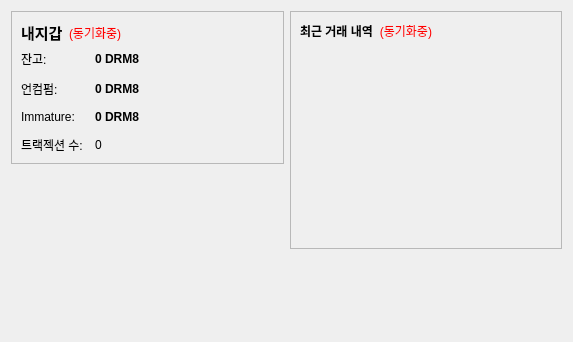
<?xml version="1.0" encoding="UTF-8"?>
<ui version="4.0">
 <class>OverviewPage</class>
 <widget class="QWidget" name="OverviewPage">
  <property name="geometry">
   <rect>
    <x>0</x>
    <y>0</y>
    <width>573</width>
    <height>342</height>
   </rect>
  </property>
  <property name="windowTitle">
   <string>Form</string>
  </property>
  <layout class="QHBoxLayout" name="horizontalLayout" stretch="1,1">
   <item>
    <layout class="QVBoxLayout" name="verticalLayout_2">
     <item>
      <widget class="QFrame" name="frame">
       <property name="frameShape">
        <enum>QFrame::StyledPanel</enum>
       </property>
       <property name="frameShadow">
        <enum>QFrame::Raised</enum>
       </property>
       <layout class="QVBoxLayout" name="verticalLayout_4">
        <item>
         <layout class="QHBoxLayout" name="horizontalLayout_4">
          <item>
           <widget class="QLabel" name="label_5">
            <property name="font">
             <font>
              <pointsize>11</pointsize>
              <weight>75</weight>
              <bold>true</bold>
             </font>
            </property>
            <property name="text">
             <string>내지갑</string>
            </property>
           </widget>
          </item>
          <item>
           <widget class="QLabel" name="labelWalletStatus">
            <property name="toolTip">
             <string>The displayed information may be out of date. Your wallet automatically synchronizes with the Dream8coin network after a connection is established, but this process has not completed yet.</string>
            </property>
            <property name="styleSheet">
             <string notr="true">QLabel { color: red; }</string>
            </property>
            <property name="text">
             <string notr="true">(동기화중)</string>
            </property>
            <property name="alignment">
             <set>Qt::AlignLeading|Qt::AlignLeft|Qt::AlignVCenter</set>
            </property>
           </widget>
          </item>
          <item>
           <spacer name="horizontalSpacer_2">
            <property name="orientation">
             <enum>Qt::Horizontal</enum>
            </property>
            <property name="sizeHint" stdset="0">
             <size>
              <width>40</width>
              <height>20</height>
             </size>
            </property>
           </spacer>
          </item>
         </layout>
        </item>
        <item>
         <layout class="QFormLayout" name="formLayout_2">
          <property name="fieldGrowthPolicy">
           <enum>QFormLayout::AllNonFixedFieldsGrow</enum>
          </property>
          <property name="horizontalSpacing">
           <number>12</number>
          </property>
          <property name="verticalSpacing">
           <number>12</number>
          </property>
          <item row="0" column="0">
           <widget class="QLabel" name="label">
            <property name="text">
             <string>잔고:</string>
            </property>
           </widget>
          </item>
          <item row="0" column="1">
           <widget class="QLabel" name="labelBalance">
            <property name="font">
             <font>
              <weight>75</weight>
              <bold>true</bold>
             </font>
            </property>
            <property name="cursor">
             <cursorShape>IBeamCursor</cursorShape>
            </property>
            <property name="toolTip">
             <string>Your current balance</string>
            </property>
            <property name="text">
             <string notr="true">0 DRM8</string>
            </property>
            <property name="textInteractionFlags">
             <set>Qt::LinksAccessibleByMouse|Qt::TextSelectableByKeyboard|Qt::TextSelectableByMouse</set>
            </property>
           </widget>
          </item>
          <item row="1" column="0">
           <widget class="QLabel" name="label_3">
            <property name="text">
             <string>언컴펌:</string>
            </property>
           </widget>
          </item>
          <item row="1" column="1">
           <widget class="QLabel" name="labelUnconfirmed">
            <property name="font">
             <font>
              <weight>75</weight>
              <bold>true</bold>
             </font>
            </property>
            <property name="cursor">
             <cursorShape>IBeamCursor</cursorShape>
            </property>
            <property name="toolTip">
             <string>Total of transactions that have yet to be confirmed, and do not yet count toward the current balance</string>
            </property>
            <property name="text">
             <string notr="true">0 DRM8</string>
            </property>
            <property name="textInteractionFlags">
             <set>Qt::LinksAccessibleByMouse|Qt::TextSelectableByKeyboard|Qt::TextSelectableByMouse</set>
            </property>
           </widget>
          </item>
          <item row="3" column="0">
           <widget class="QLabel" name="label_2">
            <property name="text">
             <string>트랙젝션 수:</string>
            </property>
           </widget>
          </item>
          <item row="3" column="1">
           <widget class="QLabel" name="labelNumTransactions">
            <property name="toolTip">
             <string>Total number of transactions in wallet</string>
            </property>
            <property name="text">
             <string notr="true">0</string>
            </property>
           </widget>
          </item>
          <item row="2" column="0">
           <widget class="QLabel" name="labelImmatureText">
            <property name="text">
             <string>Immature:</string>
            </property>
           </widget>
          </item>
          <item row="2" column="1">
           <widget class="QLabel" name="labelImmature">
            <property name="font">
             <font>
              <weight>75</weight>
              <bold>true</bold>
             </font>
            </property>
            <property name="toolTip">
             <string>Mined balance that has not yet matured</string>
            </property>
            <property name="text">
             <string notr="true">0 DRM8</string>
            </property>
            <property name="textInteractionFlags">
             <set>Qt::LinksAccessibleByMouse|Qt::TextSelectableByKeyboard|Qt::TextSelectableByMouse</set>
            </property>
           </widget>
          </item>
         </layout>
        </item>
       </layout>
      </widget>
     </item>
     <item>
      <spacer name="verticalSpacer">
       <property name="orientation">
        <enum>Qt::Vertical</enum>
       </property>
       <property name="sizeHint" stdset="0">
        <size>
         <width>20</width>
         <height>40</height>
        </size>
       </property>
      </spacer>
     </item>
    </layout>
   </item>
   <item>
    <layout class="QVBoxLayout" name="verticalLayout_3">
     <item>
      <widget class="QFrame" name="frame_2">
       <property name="frameShape">
        <enum>QFrame::StyledPanel</enum>
       </property>
       <property name="frameShadow">
        <enum>QFrame::Raised</enum>
       </property>
       <layout class="QVBoxLayout" name="verticalLayout">
        <item>
         <layout class="QHBoxLayout" name="horizontalLayout_2">
          <item>
           <widget class="QLabel" name="label_4">
            <property name="text">
             <string>&lt;b&gt;최근 거래 내역&lt;/b&gt;</string>
            </property>
           </widget>
          </item>
          <item>
           <widget class="QLabel" name="labelTransactionsStatus">
            <property name="toolTip">
             <string>The displayed information may be out of date. Your wallet automatically synchronizes with the Dream8coin network after a connection is established, but this process has not completed yet.</string>
            </property>
            <property name="styleSheet">
             <string notr="true">QLabel { color: red; }</string>
            </property>
            <property name="text">
             <string notr="true">(동기화중)</string>
            </property>
            <property name="alignment">
             <set>Qt::AlignRight|Qt::AlignTrailing|Qt::AlignVCenter</set>
            </property>
           </widget>
          </item>
          <item>
           <spacer name="horizontalSpacer">
            <property name="orientation">
             <enum>Qt::Horizontal</enum>
            </property>
            <property name="sizeHint" stdset="0">
             <size>
              <width>40</width>
              <height>20</height>
             </size>
            </property>
           </spacer>
          </item>
         </layout>
        </item>
        <item>
         <widget class="QListView" name="listTransactions">
          <property name="styleSheet">
           <string notr="true">QListView { background: transparent; }</string>
          </property>
          <property name="frameShape">
           <enum>QFrame::NoFrame</enum>
          </property>
          <property name="verticalScrollBarPolicy">
           <enum>Qt::ScrollBarAlwaysOff</enum>
          </property>
          <property name="horizontalScrollBarPolicy">
           <enum>Qt::ScrollBarAlwaysOff</enum>
          </property>
          <property name="selectionMode">
           <enum>QAbstractItemView::NoSelection</enum>
          </property>
         </widget>
        </item>
       </layout>
      </widget>
     </item>
     <item>
      <spacer name="verticalSpacer_2">
       <property name="orientation">
        <enum>Qt::Vertical</enum>
       </property>
       <property name="sizeHint" stdset="0">
        <size>
         <width>20</width>
         <height>40</height>
        </size>
       </property>
      </spacer>
     </item>
    </layout>
   </item>
  </layout>
 </widget>
 <resources/>
 <connections/>
</ui>
